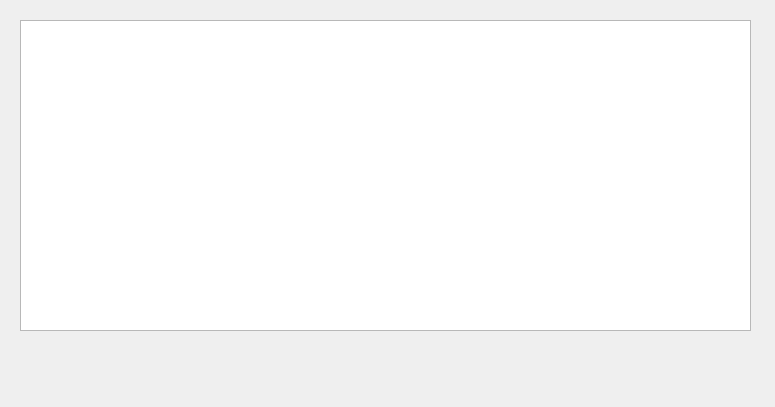
<?xml version="1.0" encoding="UTF-8"?>
<ui version="4.0">
 <class>NewTrainingDialog</class>
 <widget class="QDialog" name="NewTrainingDialog">
  <property name="geometry">
   <rect>
    <x>0</x>
    <y>0</y>
    <width>775</width>
    <height>407</height>
   </rect>
  </property>
  <property name="windowTitle">
   <string>Dialog</string>
  </property>
  <widget class="QTableWidget" name="camerasTW">
   <property name="geometry">
    <rect>
     <x>20</x>
     <y>20</y>
     <width>731</width>
     <height>311</height>
    </rect>
   </property>
  </widget>
 </widget>
 <resources/>
 <connections/>
</ui>
